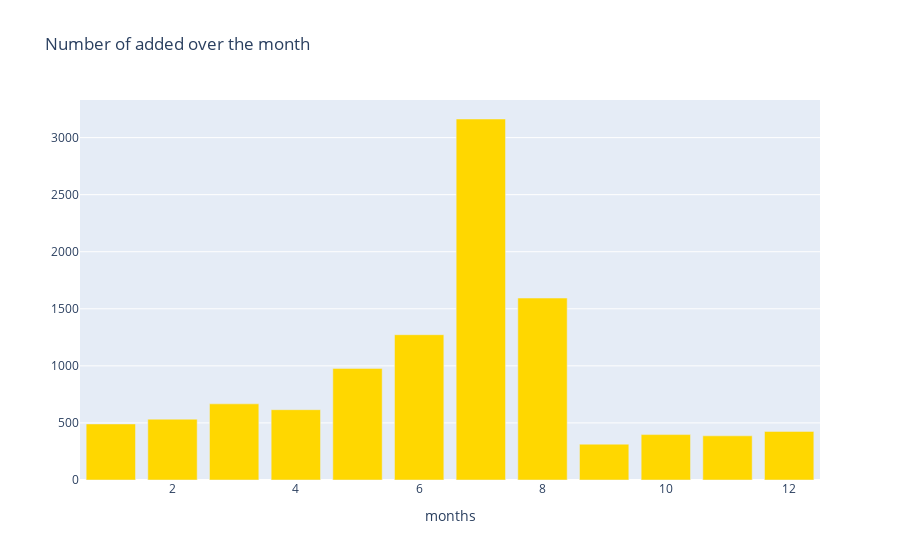

The code cell stored with this chart in its notebook:
### Code cell
col='Month'
v1=data[col].value_counts().reset_index()
v1=v1.rename(columns={col:'count','index':col})
v1['percent']=v1['count'].apply(lambda x : 100*x/sum(v1['count']))
v1=v1.sort_values(col)
trace1 = go.Bar(x=v1[col], y=v1["count"], marker=dict(color="gold"))
layout={'title':"Number of added over the month",'xaxis':{'title':"months"}}
fig = go.Figure(data=[trace1], layout=layout)
iplot(fig)

### Figure 1 — Plotly figure (JSON) as saved in the notebook; plotly's stock layout.template omitted (floating-point values rounded to 4 significant figures)
{"data": [{"marker": {"color": "gold"}, "type": "bar", "x": [1, 2, 3, 4, 5, 6, 7, 8, 9, 10, 11, 12], "y": [491, 533, 667, 616, 978, 1273, 3163, 1594, 314, 398, 387, 426]}], "layout": {"title": {"text": "Number of added over the month"}, "xaxis": {"title": {"text": "months"}}}}
